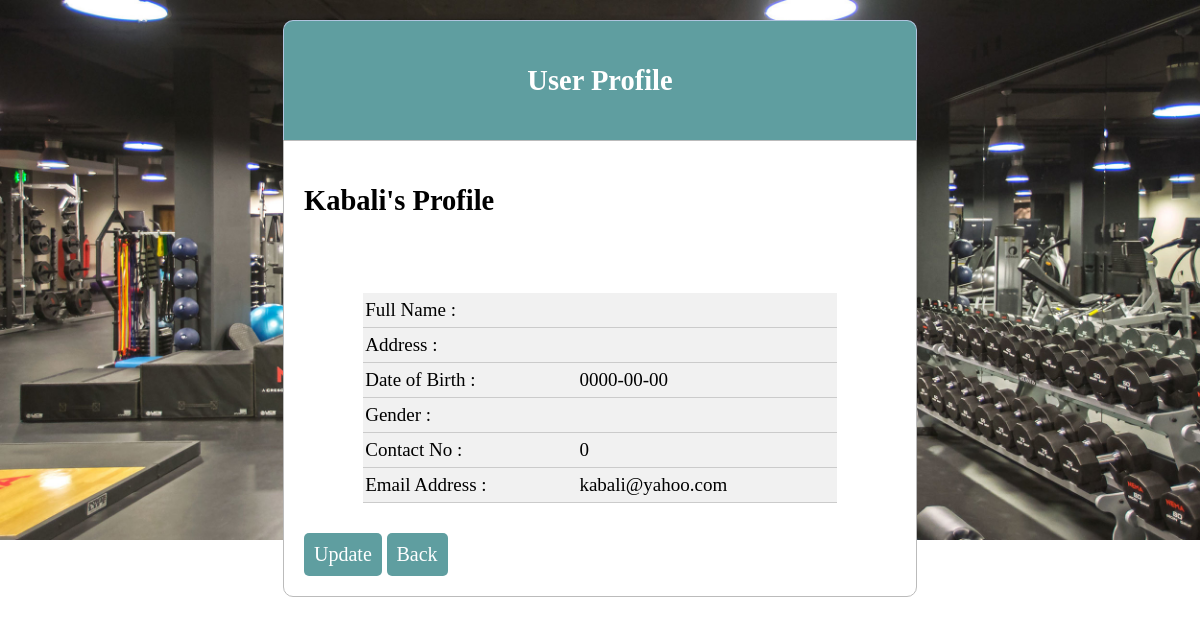
The app's page /USER/UserProf.php (signed in) with its own data.
### tables this page shows
CREATE TABLE `userdetails` (
  `UserID` int(100) NOT NULL,
  `FullName` varchar(100) NOT NULL,
  `Address` varchar(100) NOT NULL,
  `DOB` date NOT NULL,
  `Gender` varchar(10) NOT NULL,
  `Phone` int(15) NOT NULL,
  `Email` varchar(100) NOT NULL,
  `Username` varchar(100) NOT NULL,
  `Password` varchar(100) NOT NULL
);

### USER/UserProf.php (the view, shortened to what this page needs)
<!DOCTYPE html>
<html>
<head>
    <link rel="stylesheet" type="text/css" href="CSS/Style2.css">
</head>
<body style="background:url(Image/Background/background.jpg);background-size:100% ;background-repeat:no-repeat;">
<div class="header">
    <h2> User Profile </h2>
</div>
<div class="form1">
    <h2><?php echo $_SESSION['username']; ?>'s Profile </h2><br>
    <?php
        $uname = $_SESSION['username'];
        $db1 = mysqli_connect('127.0.0.1','root','','kingoffitness');
        $rec = mysqli_query($db1,"SELECT * FROM userdetails WHERE Username = '".$uname."'");
        $record = mysqli_fetch_array($rec);
        $funame = $record['FullName'];
        $address = $record['Address'];
        $dob = $record['DOB'];
        $gender = $record['Gender'];
        $phone = $record['Phone'];
        $email = $record['Email'];
    ?>
    <table>
        <tr><td> Full Name      : </td><td><?php echo $funame; ?></td></tr>
        <tr><td> Address        : </td><td><?php echo $address; ?></td></tr>
        <tr><td> Date of Birth  : </td><td><?php echo $dob; ?></td></tr>
        <tr><td> Gender         : </td><td><?php echo $gender; ?></td></tr>
        <tr><td> Contact No     : </td><td><?php echo $phone; ?></td></tr>
        <tr><td> Email Address  : </td><td><?php echo $email; ?></td></tr>
    </table>
    <button onclick="window.location.href='UpdateProfile.php'" class="btn" type="button" name="user_update" id="userupdate">Update</button>
    <button onclick="window.location.href='User.php'" class="btn" type="button" name="user_back" id="userback">Back</button>
</div>
</body>
</html>

### USER/CSS/Style2.css (style rules this page uses)
body { font-size: 19px; }
table { width: 80%; margin: 30px auto; border-collapse: collapse; text-align: left; background: #f1f1f1; }
tr { border-bottom: 1px solid #cbcbcb; }
th,td { border: none; height: 30px; padding: 2px; }
.btn { padding: 10px; text-align: center; font-size: 20px; color: white; font-family: "Book Antiqua"; background: #5F9EA0; border: none; border-radius: 5px; }
.form1 { width: 50%; margin: auto; text-align: left; padding: 20px; background: white; border:1px solid #bbbbbb; border-radius: 0px 0px 10px 10px; }
.header { width: 50%; margin: 20px auto 0px; color: white; background: #5F9EA0; text-align: center; border: 1px solid #B0C4DE; border-bottom: none; border-radius: 10px 10px 0px 0px; padding: 20px; }

### records on screen
userdetails: DOB "0000-00-00", Phone "0", Email "kabali@yahoo.com"

### other values on screen
$_SESSION['username'] "Kabali"
